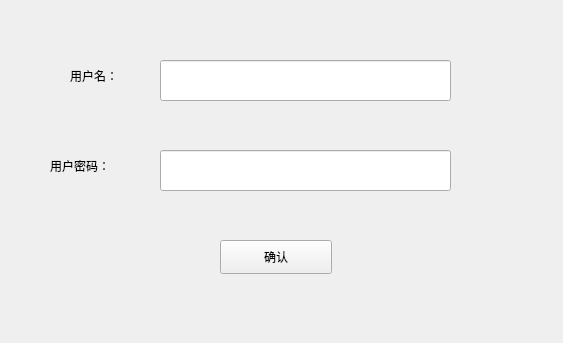
<?xml version="1.0" encoding="UTF-8"?>
<ui version="4.0">
 <class>RegisterForm</class>
 <widget class="QWidget" name="RegisterForm">
  <property name="geometry">
   <rect>
    <x>0</x>
    <y>0</y>
    <width>563</width>
    <height>343</height>
   </rect>
  </property>
  <property name="windowTitle">
   <string>注册小航搜题</string>
  </property>
  <widget class="QLineEdit" name="userNameInput">
   <property name="geometry">
    <rect>
     <x>160</x>
     <y>60</y>
     <width>291</width>
     <height>41</height>
    </rect>
   </property>
   <property name="styleSheet">
    <string notr="true">font: 75 10pt &quot;Consolas&quot; rgb(241, 255, 235);</string>
   </property>
   <property name="text">
    <string/>
   </property>
  </widget>
  <widget class="QLabel" name="userPasswordLable">
   <property name="geometry">
    <rect>
     <x>50</x>
     <y>150</y>
     <width>91</width>
     <height>31</height>
    </rect>
   </property>
   <property name="styleSheet">
    <string notr="true">font: 75 10pt &quot;Consolas&quot;rgb(241, 255, 235);</string>
   </property>
   <property name="text">
    <string>用户密码：</string>
   </property>
  </widget>
  <widget class="QLabel" name="userNameTipsLabel">
   <property name="geometry">
    <rect>
     <x>160</x>
     <y>110</y>
     <width>231</width>
     <height>21</height>
    </rect>
   </property>
   <property name="styleSheet">
    <string notr="true">font: 9pt &quot;Consolas&quot; rgb(255, 14, 30);</string>
   </property>
   <property name="text">
    <string/>
   </property>
  </widget>
  <widget class="QLineEdit" name="userPasswordInput">
   <property name="geometry">
    <rect>
     <x>160</x>
     <y>150</y>
     <width>291</width>
     <height>41</height>
    </rect>
   </property>
   <property name="styleSheet">
    <string notr="true">font: 75 10pt &quot;Consolas&quot; rgb(241, 255, 235);</string>
   </property>
   <property name="text">
    <string/>
   </property>
  </widget>
  <widget class="QLabel" name="userPasswordTipsLabel">
   <property name="geometry">
    <rect>
     <x>160</x>
     <y>200</y>
     <width>371</width>
     <height>21</height>
    </rect>
   </property>
   <property name="styleSheet">
    <string notr="true">font: 9pt &quot;Consolas&quot; rgb(255, 14, 30);</string>
   </property>
   <property name="text">
    <string/>
   </property>
  </widget>
  <widget class="QLabel" name="userNameLable">
   <property name="geometry">
    <rect>
     <x>70</x>
     <y>60</y>
     <width>91</width>
     <height>31</height>
    </rect>
   </property>
   <property name="styleSheet">
    <string notr="true">font: 75 10pt &quot;Consolas&quot;rgb(241, 255, 235);</string>
   </property>
   <property name="text">
    <string>用户名：</string>
   </property>
  </widget>
  <widget class="QPushButton" name="confirmButton">
   <property name="geometry">
    <rect>
     <x>220</x>
     <y>240</y>
     <width>112</width>
     <height>34</height>
    </rect>
   </property>
   <property name="styleSheet">
    <string notr="true">font: 75 10pt &quot;Consolas&quot; rgb(241, 255, 235);</string>
   </property>
   <property name="text">
    <string>确认</string>
   </property>
  </widget>
 </widget>
 <resources/>
 <connections/>
</ui>
